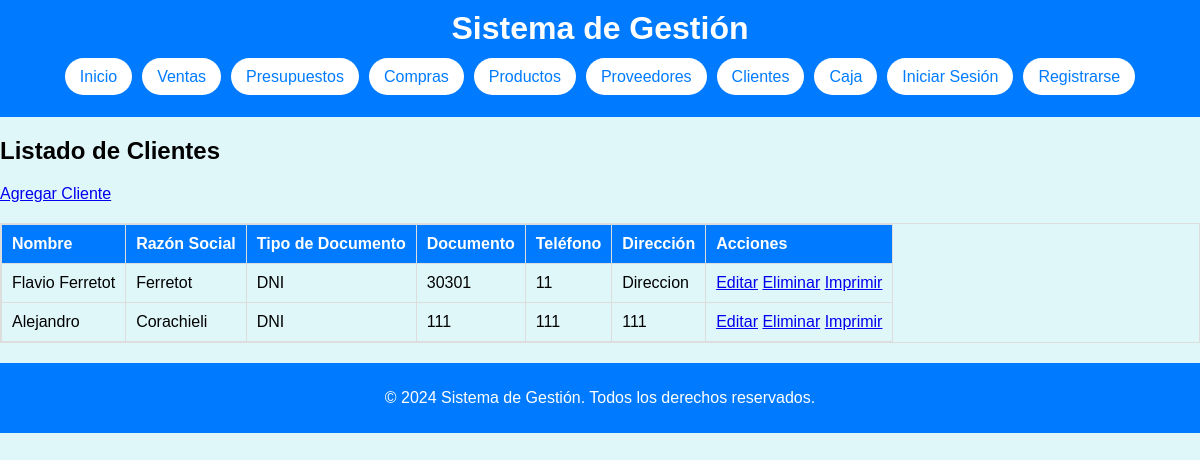
Screenshot of /gestion/clientes/clientes.php with the database file from the repository.
### tables this page shows
CREATE TABLE `clientes` (
  `ID_Cliente` int(11) NOT NULL,
  `Nombre` varchar(255) NOT NULL,
  `Razon_Social` varchar(255) NOT NULL,
  `Tipo_Documento` enum('CUIT','DNI') NOT NULL,
  `Documento` varchar(50) NOT NULL,
  `Telefono` varchar(50) DEFAULT NULL,
  `Direccion` varchar(255) DEFAULT NULL,
  `Observaciones` text DEFAULT NULL
);

### gestion/clientes/clientes.php (the view)
<?php
include '../includes/db_connect.php';
include '../includes/header.php';
$sql = "SELECT * FROM Clientes";
$result = $conn->query($sql);
?>
<h2>Listado de Clientes</h2>
<a href="alta_cliente.php" class="btn btn-primary">Agregar Cliente</a>
<table>
    <tr>
        <th>Nombre</th>
        <th>Razón Social</th>
        <th>Tipo de Documento</th>
        <th>Documento</th>
        <th>Teléfono</th>
        <th>Dirección</th>
        <th>Acciones</th>
    </tr>
    <?php while($row = $result->fetch_assoc()): ?>
    <tr>
        <td><?php echo $row['Nombre']; ?></td>
        <td><?php echo $row['Razon_Social']; ?></td>
        <td><?php echo $row['Tipo_Documento']; ?></td>
        <td><?php echo $row['Documento']; ?></td>
        <td><?php echo $row['Telefono']; ?></td>
        <td><?php echo $row['Direccion']; ?></td>
        <td>
            <a href="editar_cliente.php?id=<?php echo $row['ID_Cliente']; ?>">Editar</a>
            <a href="eliminar_cliente.php?id=<?php echo $row['ID_Cliente']; ?>">Eliminar</a>
            <a href="ficha_cliente.php?id=<?php echo $row['ID_Cliente']; ?>" target="_blank">Imprimir</a>
        </td>
    </tr>
    <?php endwhile; ?>
</table>
<?php
include '../includes/footer.php';
?>

### gestion/css/styles.css (style rules this page uses)
body { font-family: Arial, sans-serif; background-color: #e0f7fa; margin: 0; padding: 0; }
table { width: 100%; border-collapse: collapse; margin-top: 20px; overflow-x: auto; display: block; }
table, th, td { border: 1px solid #ddd; }
th, td { padding: 10px; text-align: left; }
th { background-color: #007BFF; color: white; }

### rows the page displays
clientes: Nombre "Flavio Ferretot", Razon_Social "Ferretot", Tipo_Documento "DNI", Documento "30301", Telefono "11", Direccion "Direccion"
clientes: Nombre "Alejandro", Razon_Social "Corachieli", Tipo_Documento "DNI", Documento "111", Telefono "111", Direccion "111"
